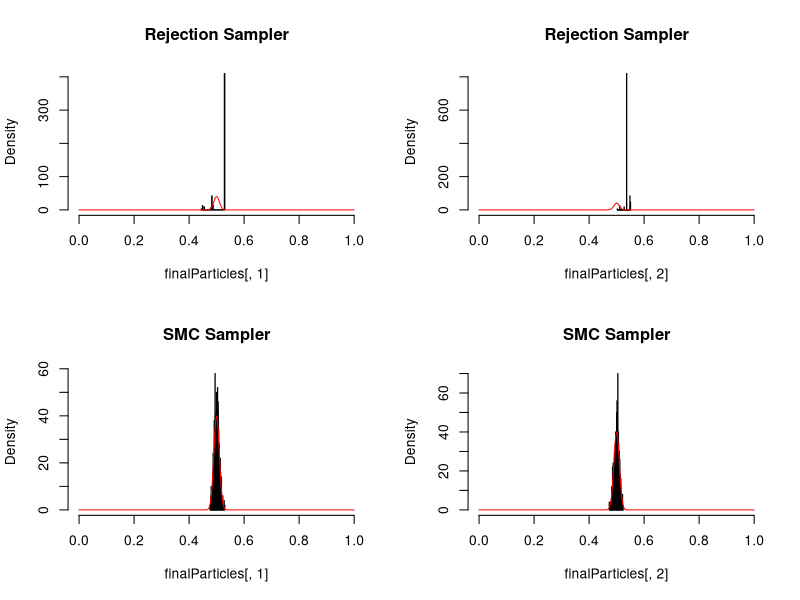

This chart was generated by the following R code:
## ---- chunk 1
set.seed(123)
## ---- chunk 2
likelihood <- function(x) sum(dnorm(x,0.5, 0.01, log = T))
## ---- chunk 3
initialParticles <- matrix(runif(1000,0,1), ncol = 2)

## ---- chunk 4

smc_sampler <- function(likelihood, initialParticles, iterations, resampling = T){
 
  particles <- initialParticles
 
  numPar <- ncol(initialParticles)
 
  for (i in 1:iterations){
    likelihoodValues <- apply(particles, 1, likelihood)
    relativeL = exp(likelihoodValues)^(1/iterations)
    sel = sample.int(n=length(likelihoodValues), size = length(likelihoodValues), replace = T, prob = relativeL)
    particles = particles[sel,]
   
    # Resampling missing
   
    # PRIOR IS MISSING!!!!!
   
    if (resampling == T){
       
      proposal <- function(x) rnorm(length(x), mean = x, sd = 0.005)
   
      particlesProposals = t(apply(particles, 1, proposal))
   
      particlesProposalsLikelihood <- apply(particlesProposals, 1, likelihood)
 
      jumpProb <- exp(particlesProposalsLikelihood - likelihoodValues[sel])
      accepted <- jumpProb > runif(length(particlesProposalsLikelihood), 0 ,1)
     
      particles[accepted, ] = particlesProposals[accepted, ]
    }
   
  }
  return(particles )
}


## ---- chunk 5
par(mfrow = c(2,2))

finalParticles <- smc_sampler(likelihood, initialParticles, 1, resampling = F)
hist(finalParticles[,1], freq = F, col = "grey", breaks = 50, xlim = c(0,1), main = "Rejection Sampler")
curve(dnorm(x,0.5, 0.01),0,1, n = 5000, add =T, col = "red")
hist(finalParticles[,2], freq = F, col = "grey", breaks = 50, xlim = c(0,1), main = "Rejection Sampler")
curve(dnorm(x,0.5, 0.01),0,1, n = 5000, add =T, col = "red")



finalParticles <- smc_sampler(likelihood, initialParticles, 50)
hist(finalParticles[,1], freq = F, col = "grey", breaks = 50, xlim = c(0,1), main = "SMC Sampler")
curve(dnorm(x,0.5, 0.01),0,1, n = 5000, add =T, col = "red")
hist(finalParticles[,2], freq = F, col = "grey", breaks = 50, xlim = c(0,1), main = "SMC Sampler")
curve(dnorm(x,0.5, 0.01),0,1, n = 5000, add =T, col = "red")

